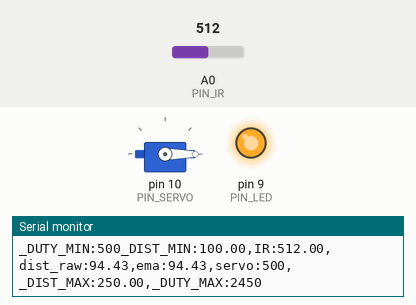
A sketch run on a simulated Arduino Uno, built with avr-gcc and run on an emulated ATmega328P. On the bench: servo, output pins drawn as LEDs (lit = HIGH), the last lines printed to the serial monitor. Inputs (shaded band) come from the test bench; at power-on: A0 (PIN_IR) = 512.

Above: at 1.2 s.
1.3 s: A0 (PIN_IR) set to 502
3.5 s: A0 (PIN_IR) set to 476
At 4.1 s:
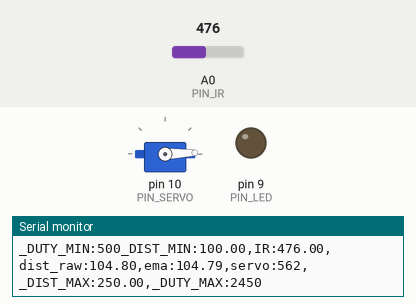
5.2 s: A0 (PIN_IR) set to 306
At 6.6 s:
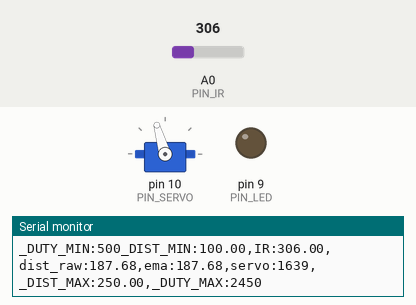
8.2 s: A0 (PIN_IR) set to 240
At 9.4 s:
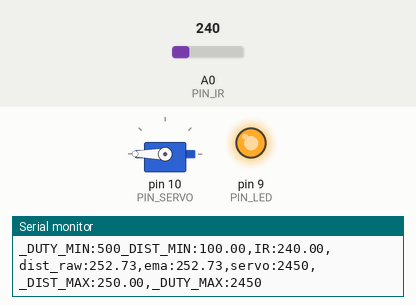
9.9 s: A0 (PIN_IR) set to 243
At 11.1 s:
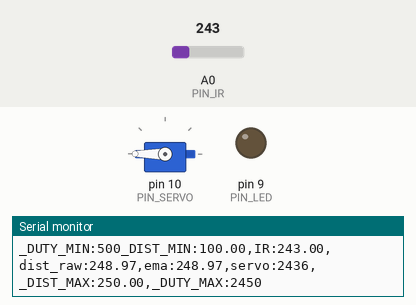
11.4 s: A0 (PIN_IR) set to 122
At 11.8 s:
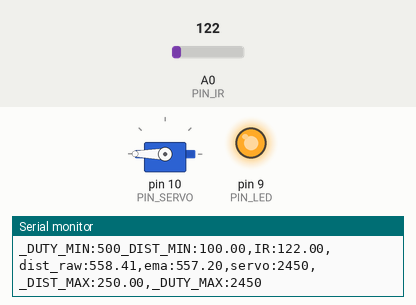
Timing chart, 0 to 13.9 s (numbered marks = the images above; inputs shaded):
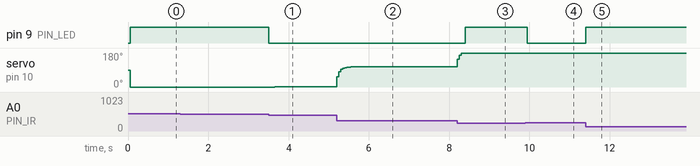

Measured:
- the behaviour switches between 493 and 492 on A0 (PIN_IR) (found by bisection; images 0 and 1)
- the behaviour switches between 242 and 243 on A0 (PIN_IR) (found by bisection; images 3 and 4)
- after the input at 3.5 s, pin 9 (PIN_LED): HIGH → LOW at once; servo on pin 10 (PIN_SERVO): 0° → 1° after 0.15 s, → 2° 0.10 s later
- after the input at 5.2 s, servo on pin 10 (PIN_SERVO): 2° → 105° at once, → 106° 0.35 s later
- after the input at 8.2 s, pin 9 (PIN_LED): LOW → HIGH after 0.20 s; servo on pin 10 (PIN_SERVO): 106° → 180° at once
- after the input at 9.9 s, pin 9 (PIN_LED): HIGH → LOW after 0.05 s
- after the input at 11.4 s, pin 9 (PIN_LED): LOW → HIGH at once

The sketch:

17_example_3.ino
```cpp
#include <Servo.h>

// Arduino pin assignment

#define PIN_IR    0         // IR sensor at Pin A0
#define PIN_LED   9
#define PIN_SERVO 10

#define _DUTY_MIN 500  // servo full clock-wise position (0 degree)
#define _DUTY_NEU 1475  // servo neutral position (90 degree)
#define _DUTY_MAX 2450  // servo full counter-clockwise position (180 degree)

#define _DIST_MIN  100.0   // minimum distance 100mm
#define _DIST_MAX  250.0   // maximum distance 250mm

#define EMA_ALPHA  0.5      // for EMA Filter

#define LOOP_INTERVAL 50   // Loop Interval (unit: msec)

Servo myservo;
unsigned long last_loop_time;   // unit: msec

float dist_prev = _DIST_MIN;
float dist_ema = _DIST_MIN;

void setup()
{
  pinMode(PIN_LED, OUTPUT);

  myservo.attach(PIN_SERVO);
  myservo.writeMicroseconds(_DUTY_NEU);

  Serial.begin(1000000);    // 1,000,000 bps
}

void loop()
{
  unsigned long time_curr = millis();
  int duty;
  float a_value, dist_raw;

  // wait until next event time
  if (time_curr < (last_loop_time + LOOP_INTERVAL))
    return;
  last_loop_time += LOOP_INTERVAL;

  a_value = analogRead(PIN_IR);
  dist_raw = ((6762.0 / (a_value - 9.0)) - 4.0) * 10.0;

  dist_ema = EMA_ALPHA * dist_raw + (1-EMA_ALPHA) * dist_ema;

  if (dist_ema > _DIST_MAX) {
    duty = _DUTY_MAX;
    digitalWrite(PIN_LED, 1);
  } else if (dist_ema < _DIST_MIN) {
    duty = _DUTY_MIN;
    digitalWrite(PIN_LED, 1);
  } else {
    //duty = map(dist_ema, _DIST_MIN, _DIST_MAX, _DUTY_MIN, _DUTY_MAX);
    duty = (1950/150.0)*(dist_ema - 100) + 500;
    digitalWrite(PIN_LED, 0);
  }

  myservo.writeMicroseconds(duty);

  Serial.print("_DUTY_MIN:");  Serial.print(_DUTY_MIN);
  Serial.print("_DIST_MIN:");  Serial.print(_DIST_MIN);
  Serial.print(",IR:");        Serial.print(a_value);
  Serial.print(",dist_raw:");  Serial.print(dist_raw);
  Serial.print(",ema:");       Serial.print(dist_ema);
  Serial.print(",servo:");     Serial.print(duty);
  Serial.print(",_DIST_MAX:"); Serial.print(_DIST_MAX);
  Serial.print(",_DUTY_MAX:"); Serial.print(_DUTY_MAX);
  Serial.println("");
}
```
